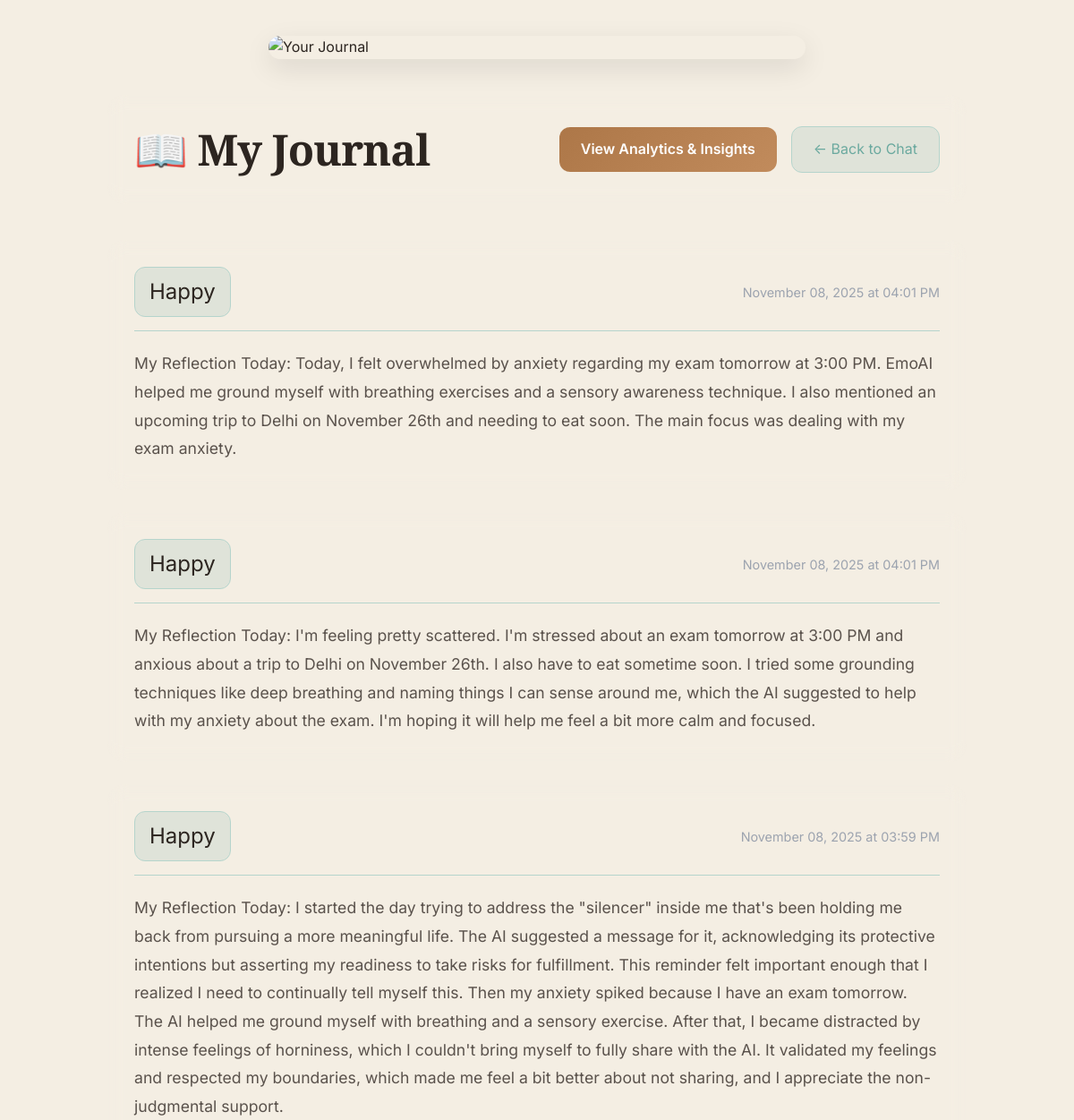
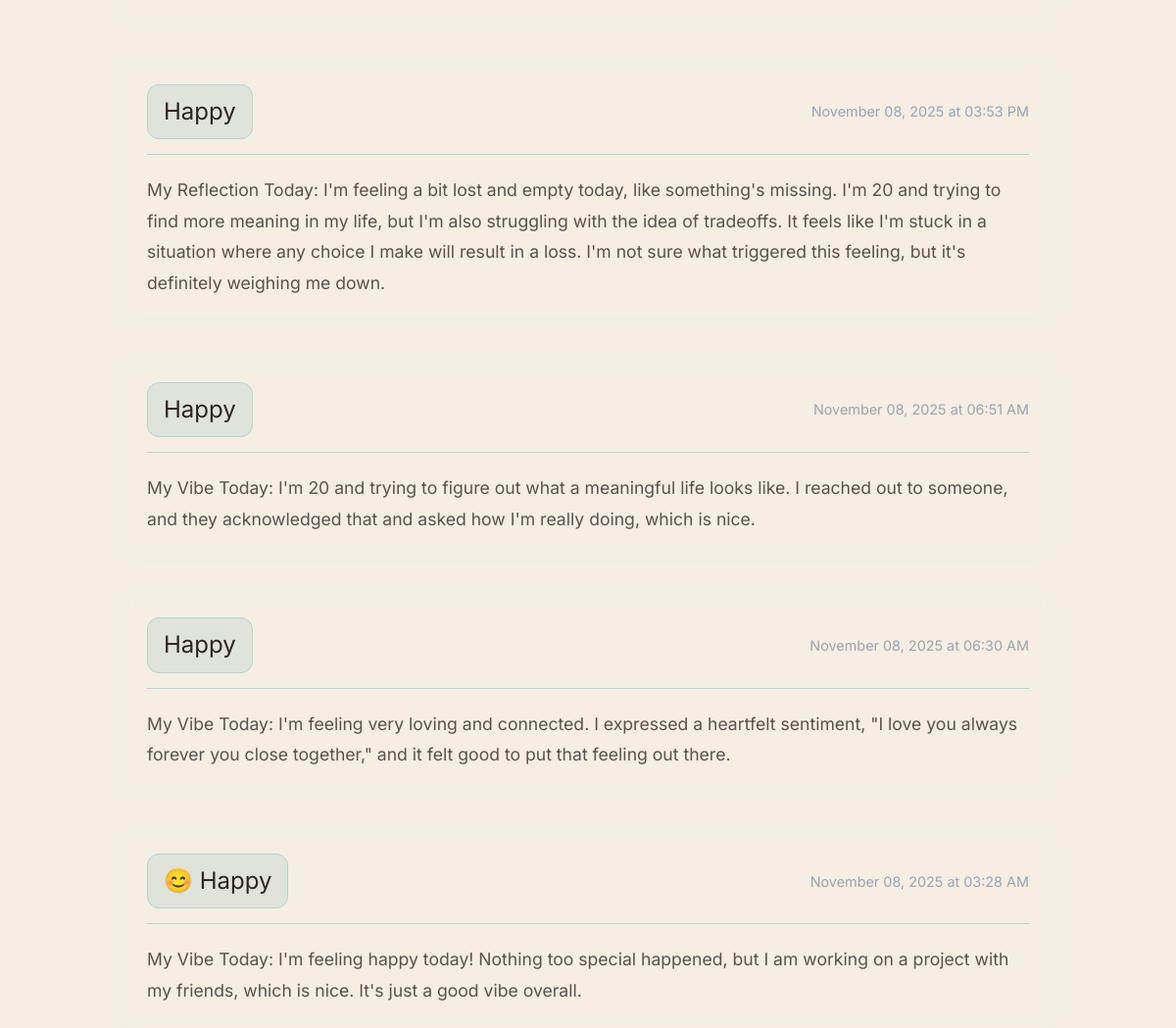
The page /journal (signed in) on the database its author committed (2 pictures, top to bottom).
### models.py (models this page shows, shortened)
class Journal(db.Model):
    __tablename__ = 'journals'
    id = db.Column(db.Integer, primary_key=True)
    user_id = db.Column(db.Integer, db.ForeignKey('users.id'), nullable=False)
    mood = db.Column(db.String(50), nullable=False)
    summary = db.Column(db.Text, nullable=False)
    goal_progress = db.Column(db.Text, nullable=True)
    timestamp = db.Column(db.DateTime, default=get_ist_now)

### app.py (the view)
@app.route('/journal')
@login_required
def journal_view():
    journals = Journal.query.filter_by(user_id=current_user.id).order_by(Journal.timestamp.desc()).all()
    return render_template('journal.html', journals=journals)

### app.py (called while the page is built)
@login_manager.user_loader
def load_user(user_id):
    return User.query.get(int(user_id))

### templates/journal.html (shortened to what this page needs)
{% extends "base.html" %}
{% block content %}
<div class="journal-container">
    <div class="journal-hero">
        <img src="{{ url_for('static', filename='images/journal_hero.jpg') }}" alt="Your Journal" class="journal-hero-img">
    </div>
    <div class="journal-header glass">
        <h1 class="glow-text">📖 My Journal</h1>
        <div class="header-buttons">
            {% if journals %}
            <a href="{{ url_for('journal_analytics') }}" class="btn-analytics">View Analytics & Insights</a>
            {% endif %}
            <a href="{{ url_for('chatbot') }}" class="btn-back">← Back to Chat</a>
        </div>
    </div>
    <div class="journal-entries">
        {% if journals %}
            {% for journal in journals %}
            <div class="journal-card glass fade-in">
                <div class="journal-header-info">
                    <span class="mood-badge">{{ journal.mood }}</span>
                    <span class="journal-date">{{ journal.timestamp.strftime('%B %d, %Y at %I:%M %p') }}</span>
                </div>
                <div class="journal-content">
                    <p>{{ journal.summary }}</p>
                </div>
            </div>
            {% endfor %}
        {% else %}
            <div class="empty-state glass">
                <h2>No journal entries yet</h2>
                <p>Start chatting with EmoAI to create your first entry!</p>
                <a href="{{ url_for('chatbot') }}" class="btn-primary glow-btn">Start Chatting</a>
            </div>
        {% endif %}
    </div>
</div>
{% endblock %}

### static/css/main.css (style rules this page uses)
* { margin: 0; padding: 0; box-sizing: border-box; }
:root { --primary-color: #4A5454; --secondary-color: #6E7878; --accent-color: #6BA99F; --accent-light: #7DBFB3; --accent-peach: #E8B5A6; --accent-lavender: #C9B5E3; --accent-tan: #D4A89A; --bg-primary: #FDF8F3; --bg-secondary: #F4EEE3; --bg-accent: #EBE4D9; --bg-warm: #F9F3ED; --bg-sage-light: #E8F0ED; --bg-peach-light: #FDF6F3; --text-primary: #2C2520; --text-secondary: #5A524C; --text-muted: #8B7F74; --text-sage: #456A64; --border-color: #E5DACF; --border-sage: #B5D4CC; --shadow-sm: 0 2px 4px 0 rgba(74, 84, 84, 0.08), 0 1px 2px 0 rgba(74, 84, 84, 0.06); --shadow-md: 0 4px 8px -2px rgba(74, 84, 84, 0.12), 0 2px 4px -1px rgba(74, 84, 84, 0.08); --shadow-lg: 0 10px 20px -5px rgba(74, 84, 84, 0.14), 0 4px 8px -2px rgba(74, 84, 84, 0.1); --shadow-xl: 0 20px 30px -8px rgba(74, 84, 84, 0.16), 0 10px 15px -5px rgba(74, 84, 84, 0.12); --shadow-warm: 0 8px 24px rgba(232, 181, 166, 0.15); }
body { font-family: 'Inter', -apple-system, BlinkMacSystemFont, 'Segoe UI', sans-serif; background: var(--bg-secondary); color: var(--text-primary); min-height: 100vh; line-height: 1.6; -webkit-font-smoothing: antialiased; -moz-osx-font-smoothing: grayscale; }
h1, h2, h3, h4, h5, h6 { font-family: 'Playfair Display', serif; font-weight: 600; line-height: 1.3; color: var(--text-primary); letter-spacing: -0.02em; }
h1 { font-size: 3rem; font-weight: 700; }
html { scroll-behavior: smooth; }

### templates/journal.html (style rules this page uses)
.journal-container { min-height: 100vh; padding: 40px 20px; max-width: 1000px; margin: 0 auto; }
.journal-hero { width: 100%; max-width: 600px; margin: 0 auto 40px; border-radius: 20px; overflow: hidden; box-shadow: 0 10px 30px rgba(0, 0, 0, 0.1); }
.journal-hero-img { width: 100%; height: auto; display: block; object-fit: cover; }
.journal-header { display: flex; justify-content: space-between; align-items: center; padding: 30px; border-radius: 20px; margin-bottom: 40px; backdrop-filter: blur(10px); }
.header-buttons { display: flex; gap: 1rem; align-items: center; }
.btn-analytics { background: linear-gradient(135deg, rgb(173, 119, 72), rgb(193, 139, 92)); padding: 12px 24px; border-radius: 12px; color: white; text-decoration: none; transition: all 0.3s; font-weight: 600; }
.btn-back { background: rgba(107, 169, 159, 0.15); padding: 12px 24px; border-radius: 12px; color: var(--accent-color); text-decoration: none; transition: all 0.3s; border: 1px solid var(--border-sage); }
.journal-entries { display: flex; flex-direction: column; gap: 25px; }
.journal-card { padding: 30px; border-radius: 20px; backdrop-filter: blur(10px); animation: slideUp 0.5s ease-out; }
.journal-header-info { display: flex; justify-content: space-between; align-items: center; margin-bottom: 20px; padding-bottom: 15px; border-bottom: 1px solid var(--border-sage); }
.mood-badge { font-size: 1.5rem; padding: 8px 16px; background: rgba(107, 169, 159, 0.15); border-radius: 12px; border: 1px solid var(--border-sage); }
.journal-date { color: #9ca3af; font-size: 0.9rem; }
.journal-content p { color: var(--text-secondary); line-height: 1.8; font-size: 1.1rem; }

### rows shown on the page
Journal: mood "Happy", timestamp "November 08, 2025 at 04:01 PM", summary "My Reflection Today: Today, I felt overwhelmed by anxiety regarding my exam tomorrow at 3:00 PM. EmoAI helped me ground myself with breathing exercises and a sensory awareness technique. I also mentioned an upcoming trip to Delhi on November 26th and needing to eat soon. The main focus was dealing with my exam anxiety."
Journal: mood "Happy", timestamp "November 08, 2025 at 04:01 PM", summary "My Reflection Today: I'm feeling pretty scattered. I'm stressed about an exam tomorrow at 3:00 PM and anxious about a trip to Delhi on November 26th. I also have to eat sometime soon. I tried some grounding techniques like deep breathing and naming things I can sense around me, which the AI suggested to help with my anxiety about the exam. I'm hoping it will help me feel a bit more calm and focused."
Journal: mood "Happy", timestamp "November 08, 2025 at 03:59 PM", summary "My Reflection Today: I started the day trying to address the \"silencer\" inside me that's been holding me back from pursuing a more meaningful life. The AI suggested a message for it, acknowledging its protective intentions but asserting my readiness to take risks for fulfillment. This reminder felt important enough that I realized I need to continually tell myself this. Then my anxiety spiked because I have an exam tomorrow. The AI helped me ground myself with breathing and a sensory exercise. After that, I became distracted by intense feelings of horniness, which I couldn't bring myself to fully share with the AI. It validated my feelings and respected my boundaries, which made me feel a…"
Journal: mood "Happy", timestamp "November 08, 2025 at 03:53 PM", summary "My Reflection Today: I'm feeling a bit lost and empty today, like something's missing. I'm 20 and trying to find more meaning in my life, but I'm also struggling with the idea of tradeoffs. It feels like I'm stuck in a situation where any choice I make will result in a loss. I'm not sure what triggered this feeling, but it's definitely weighing me down."
Journal: mood "Happy", timestamp "November 08, 2025 at 06:51 AM", summary "My Vibe Today: I'm 20 and trying to figure out what a meaningful life looks like. I reached out to someone, and they acknowledged that and asked how I'm really doing, which is nice."
Journal: mood "Happy", timestamp "November 08, 2025 at 06:30 AM", summary "My Vibe Today: I'm feeling very loving and connected. I expressed a heartfelt sentiment, \"I love you always forever you close together,\" and it felt good to put that feeling out there."
Journal: mood "😊 Happy", timestamp "November 08, 2025 at 03:28 AM", summary "My Vibe Today: I'm feeling happy today! Nothing too special happened, but I am working on a project with my friends, which is nice. It's just a good vibe overall."
